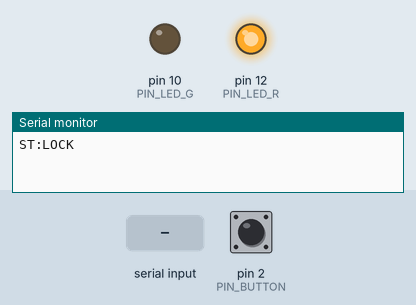
A sketch run on a simulated Arduino Uno, built with avr-gcc and run on an emulated ATmega328P. Shown: output pins drawn as LEDs (lit = HIGH), the last lines printed to the serial monitor. Dashed ring = blinking. Inputs (shaded band) come from the test bench; at power-on: pin 2 (PIN_BUTTON) HIGH.

Above: at 1.2 s.
1.3 s: "FAIL:\n" received over Serial
At 1.45 s:
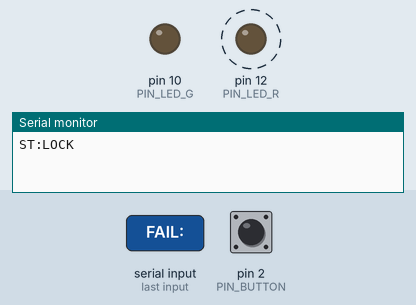
4.3 s: pin 2 (PIN_BUTTON) pulled LOW for 0.15 s
At 4.6 s:
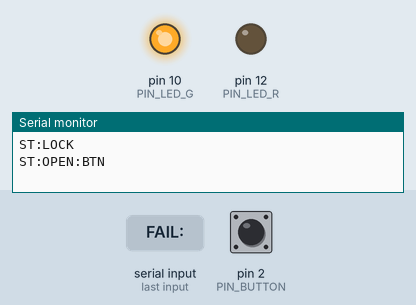
7.4 s: pin 2 (PIN_BUTTON) pulled LOW for 1 s
At 11.1 s:
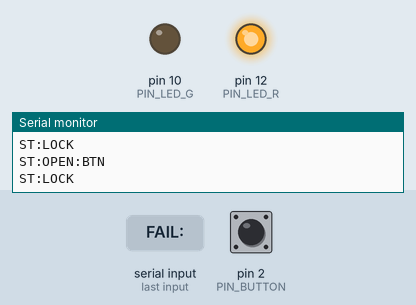
11.4 s: pin 2 (PIN_BUTTON) pulled LOW for 3.2 s
At 12.4 s:
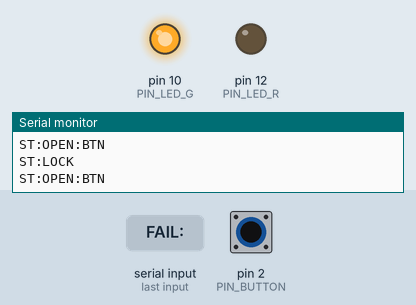
16.1 s: "OPEN:KEY\n" received over Serial
At 17.3 s:
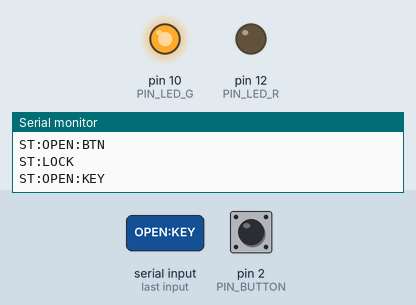
17.6 s: "FAIL:\n" received over Serial
Timing chart, 0 to 20.6 s (numbered marks = the images above; inputs shaded):
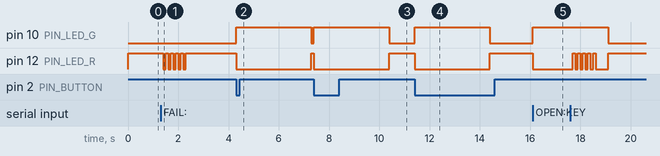

Measured:
- after the input at 1.3 s, pin 12 (PIN_LED_R): alternates HIGH for 0.10 s and LOW for 0.10 s, 10 changes in all, then stays HIGH, starting after 0.10 s
- after the input at 4.3 s, pin 10 (PIN_LED_G): LOW → HIGH at once, → LOW 3.0 s later; pin 12 (PIN_LED_R): HIGH → LOW at once, → HIGH 3.0 s later
- after the input at 7.4 s, pin 10 (PIN_LED_G): LOW → HIGH at once, → LOW 3.0 s later; pin 12 (PIN_LED_R): HIGH → LOW at once, → HIGH 3.0 s later
- after the input at 11.4 s, pin 10 (PIN_LED_G): LOW → HIGH at once, → LOW 3.0 s later; pin 12 (PIN_LED_R): HIGH → LOW at once, → HIGH 3.0 s later
- after the input at 16.1 s, pin 10 (PIN_LED_G): LOW → HIGH at once; pin 12 (PIN_LED_R): HIGH → LOW at once

The sketch:

comm_B.ino
```cpp
/*
 * comm_B : 보드 B 통신 단독 테스트 (하드웨어 Serial, D0/D1, 9600bps)
 *
 * 배선
 *   B D0(RX) <- A D1(TX)
 *   B D1(TX) -> A D0(RX)
 *   GND <-> GND (공통)
 *   실내 버튼 : D2 <-> GND
 *   초록 LED : D10 (열림) / 빨강 LED : D12 (잠김 = 켜짐, 인증 실패 = 빠른 깜빡임)
 *   서보 대신 초록 LED 로 열림 확인
 *
 * 주의 : 업로드할 땐 D0/D1 선을 뽑을 것
 * 단독 테스트 : 선 뽑고 시리얼 모니터(9600, Newline)에서 보드 A 역할
 *   - OPEN:KEY 입력 -> 초록 켜짐, 모니터에 ST:OPEN:KEY, 3초 뒤 ST:LOCK
 *   - FAIL:KEY 입력 -> 빨강 1초간 깜빡임
 *   - 버튼 누름     -> 모니터에 ST:OPEN:BTN
 */

const int PIN_BUTTON = 2;
const int PIN_LED_G  = 10;
const int PIN_LED_R  = 12;

const unsigned long OPEN_MS = 3000;     // 열림 유지 시간
const unsigned long FAIL_MS = 1000;     // 실패 깜빡임 시간

bool isOpen = false;
bool failing = false;
unsigned long openAt = 0, failAt = 0;

// ---------------- 송신 : B -> A ----------------
void openDoor(const char *by) {         // by : "KEY" / "RFID" / "BTN"
  Serial.print(F("ST:OPEN:"));
  Serial.println(by);
  isOpen = true;
  openAt = millis();                    // 열려 있을 때 또 열리면 시간 연장
}

void lockDoor() {
  Serial.println(F("ST:LOCK"));
  isOpen = false;
}

// ---------------- 수신 : A -> B ----------------
bool readLine(char *buf, uint8_t size) {
  static uint8_t len = 0;
  while (Serial.available()) {
    char c = Serial.read();
    if (c == '\r' || c == '\n') {
      if (len == 0) continue;
      buf[len] = '\0';
      len = 0;
      return true;
    }
    if (len < size - 1) buf[len++] = c;
  }
  return false;
}

// "OPEN:KEY" / "OPEN:RFID" / "FAIL:KEY" / "FAIL:RFID"
void handleCommand(const char *line) {
  if (strcmp(line, "OPEN:KEY") == 0 || strcmp(line, "OPEN:RFID") == 0) {
    openDoor(line + 5);                 // "OPEN:" 뒤 글자 = 인증 방법
  } else if (strncmp(line, "FAIL:", 5) == 0) {
    failing = true;
    failAt  = millis();
  }
  // 모르는 줄은 무시
}

bool justPressed(int pin, bool &last, unsigned long &tLast) {
  bool now = (digitalRead(pin) == LOW);
  if (now != last && millis() - tLast >= 50) {
    last  = now;
    tLast = millis();
    return now;
  }
  return false;
}

void updateLeds() {
  digitalWrite(PIN_LED_G, isOpen);
  if (failing) digitalWrite(PIN_LED_R, (millis() / 100) % 2);   // 0.2초 주기 깜빡임
  else         digitalWrite(PIN_LED_R, !isOpen);
}

void setup() {
  Serial.begin(9600);                   // 보드 A 와 속도 같아야 함
  pinMode(PIN_BUTTON, INPUT_PULLUP);
  pinMode(PIN_LED_G, OUTPUT);
  pinMode(PIN_LED_R, OUTPUT);
  lockDoor();                           // 부팅 시 잠금 + "ST:LOCK" 알림
}

void loop() {
  static char buf[20];
  if (readLine(buf, sizeof(buf))) handleCommand(buf);

  static bool btnLast = false;
  static unsigned long btnT = 0;
  if (justPressed(PIN_BUTTON, btnLast, btnT)) openDoor("BTN");

  if (isOpen  && millis() - openAt >= OPEN_MS) lockDoor();      // 자동 잠금
  if (failing && millis() - failAt >= FAIL_MS) failing = false;

  updateLeds();
}
```
